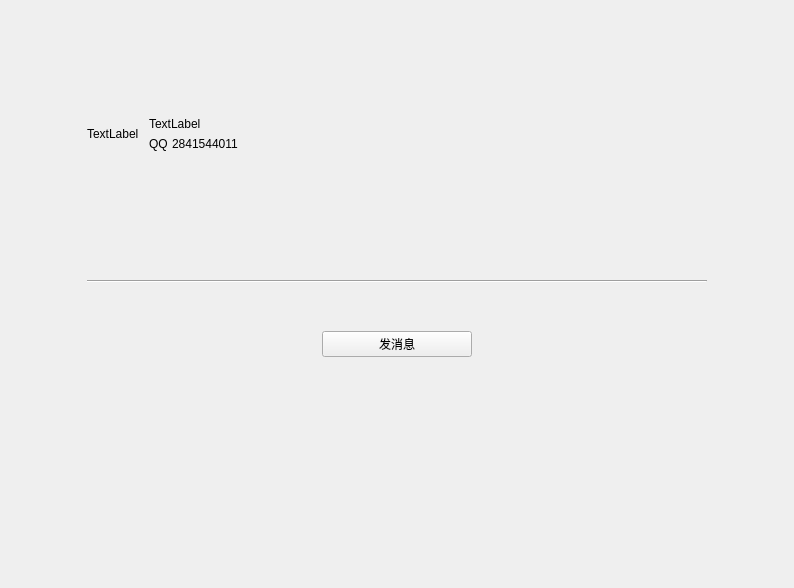
<?xml version="1.0" encoding="UTF-8"?>
<ui version="4.0">
 <class>GroupProfilePage</class>
 <widget class="QWidget" name="GroupProfilePage">
  <property name="geometry">
   <rect>
    <x>0</x>
    <y>0</y>
    <width>794</width>
    <height>588</height>
   </rect>
  </property>
  <property name="windowTitle">
   <string>Form</string>
  </property>
  <layout class="QHBoxLayout" name="horizontalLayout">
   <item>
    <widget class="QWidget" name="widget" native="true">
     <property name="minimumSize">
      <size>
       <width>70</width>
       <height>0</height>
      </size>
     </property>
    </widget>
   </item>
   <item>
    <widget class="QWidget" name="widget_3" native="true">
     <layout class="QVBoxLayout" name="verticalLayout_2" stretch="10,1,1,5,7">
      <property name="spacing">
       <number>0</number>
      </property>
      <property name="leftMargin">
       <number>0</number>
      </property>
      <property name="topMargin">
       <number>0</number>
      </property>
      <property name="rightMargin">
       <number>0</number>
      </property>
      <property name="bottomMargin">
       <number>0</number>
      </property>
      <item>
       <widget class="QWidget" name="widget_6" native="true">
        <layout class="QHBoxLayout" name="horizontalLayout_9">
         <property name="spacing">
          <number>10</number>
         </property>
         <property name="leftMargin">
          <number>0</number>
         </property>
         <property name="topMargin">
          <number>0</number>
         </property>
         <property name="rightMargin">
          <number>0</number>
         </property>
         <property name="bottomMargin">
          <number>0</number>
         </property>
         <item>
          <widget class="QLabel" name="headLab">
           <property name="text">
            <string>TextLabel</string>
           </property>
          </widget>
         </item>
         <item>
          <widget class="QWidget" name="widget_5" native="true">
           <layout class="QVBoxLayout" name="verticalLayout">
            <property name="leftMargin">
             <number>0</number>
            </property>
            <property name="topMargin">
             <number>0</number>
            </property>
            <property name="rightMargin">
             <number>0</number>
            </property>
            <property name="bottomMargin">
             <number>0</number>
            </property>
            <item>
             <spacer name="verticalSpacer_3">
              <property name="orientation">
               <enum>Qt::Vertical</enum>
              </property>
              <property name="sizeHint" stdset="0">
               <size>
                <width>20</width>
                <height>40</height>
               </size>
              </property>
             </spacer>
            </item>
            <item>
             <widget class="QLabel" name="nameLab">
              <property name="text">
               <string>TextLabel</string>
              </property>
             </widget>
            </item>
            <item>
             <widget class="QWidget" name="widget_12" native="true">
              <layout class="QHBoxLayout" name="horizontalLayout_6">
               <property name="spacing">
                <number>4</number>
               </property>
               <property name="leftMargin">
                <number>0</number>
               </property>
               <property name="topMargin">
                <number>0</number>
               </property>
               <property name="rightMargin">
                <number>0</number>
               </property>
               <property name="bottomMargin">
                <number>0</number>
               </property>
               <item>
                <widget class="QLabel" name="idPreLab">
                 <property name="maximumSize">
                  <size>
                   <width>30</width>
                   <height>16777215</height>
                  </size>
                 </property>
                 <property name="text">
                  <string>QQ</string>
                 </property>
                </widget>
               </item>
               <item>
                <widget class="QLabel" name="idLab">
                 <property name="text">
                  <string>2841544011</string>
                 </property>
                </widget>
               </item>
              </layout>
             </widget>
            </item>
            <item>
             <spacer name="verticalSpacer_2">
              <property name="orientation">
               <enum>Qt::Vertical</enum>
              </property>
              <property name="sizeHint" stdset="0">
               <size>
                <width>20</width>
                <height>40</height>
               </size>
              </property>
             </spacer>
            </item>
           </layout>
          </widget>
         </item>
         <item>
          <spacer name="horizontalSpacer_4">
           <property name="orientation">
            <enum>Qt::Horizontal</enum>
           </property>
           <property name="sizeHint" stdset="0">
            <size>
             <width>476</width>
             <height>20</height>
            </size>
           </property>
          </spacer>
         </item>
        </layout>
       </widget>
      </item>
      <item>
       <spacer name="verticalSpacer">
        <property name="orientation">
         <enum>Qt::Vertical</enum>
        </property>
        <property name="sizeHint" stdset="0">
         <size>
          <width>20</width>
          <height>21</height>
         </size>
        </property>
       </spacer>
      </item>
      <item>
       <widget class="Line" name="line_5">
        <property name="orientation">
         <enum>Qt::Horizontal</enum>
        </property>
       </widget>
      </item>
      <item>
       <widget class="QWidget" name="widget_10" native="true">
        <layout class="QHBoxLayout" name="horizontalLayout_5">
         <property name="leftMargin">
          <number>0</number>
         </property>
         <property name="topMargin">
          <number>0</number>
         </property>
         <property name="rightMargin">
          <number>0</number>
         </property>
         <property name="bottomMargin">
          <number>0</number>
         </property>
         <item>
          <spacer name="horizontalSpacer_6">
           <property name="orientation">
            <enum>Qt::Horizontal</enum>
           </property>
           <property name="sizeHint" stdset="0">
            <size>
             <width>40</width>
             <height>20</height>
            </size>
           </property>
          </spacer>
         </item>
         <item>
          <widget class="QPushButton" name="sendmessageBtn">
           <property name="minimumSize">
            <size>
             <width>150</width>
             <height>0</height>
            </size>
           </property>
           <property name="maximumSize">
            <size>
             <width>150</width>
             <height>16777215</height>
            </size>
           </property>
           <property name="text">
            <string>发消息</string>
           </property>
          </widget>
         </item>
         <item>
          <spacer name="horizontalSpacer_7">
           <property name="orientation">
            <enum>Qt::Horizontal</enum>
           </property>
           <property name="sizeHint" stdset="0">
            <size>
             <width>40</width>
             <height>20</height>
            </size>
           </property>
          </spacer>
         </item>
        </layout>
       </widget>
      </item>
      <item>
       <spacer name="verticalSpacer_4">
        <property name="orientation">
         <enum>Qt::Vertical</enum>
        </property>
        <property name="sizeHint" stdset="0">
         <size>
          <width>20</width>
          <height>170</height>
         </size>
        </property>
       </spacer>
      </item>
     </layout>
    </widget>
   </item>
   <item>
    <widget class="QWidget" name="widget_2" native="true">
     <property name="minimumSize">
      <size>
       <width>70</width>
       <height>0</height>
      </size>
     </property>
    </widget>
   </item>
  </layout>
 </widget>
 <resources/>
 <connections/>
</ui>
